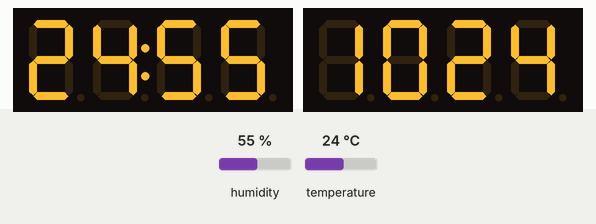
Simulated run of this program. Board: Arduino Nano, built for the host (arithmetic inside an expression is 32-bit, double 64-bit). Shown: 2 × 4-digit seven-segment display. The inputs (shaded band) are chosen by the test bench; at power-on: humidity 55 %, temperature 24 °C. The local clock reads 2024-03-15 10:24:30 at power-on unless the program sets it.

Above: at 5.8 s.
5.9 s: humidity set to 22 %
At 10.5 s:
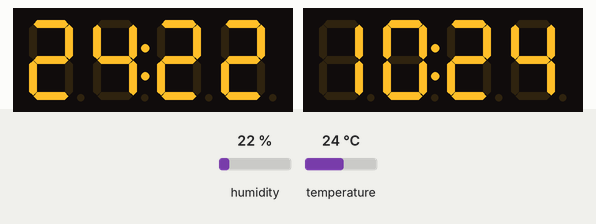
11.9 s: temperature set to 12 °C
At 15.5 s:
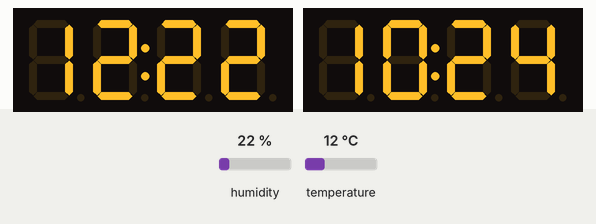
17.9 s: humidity set to 40 %
At 20.6 s:
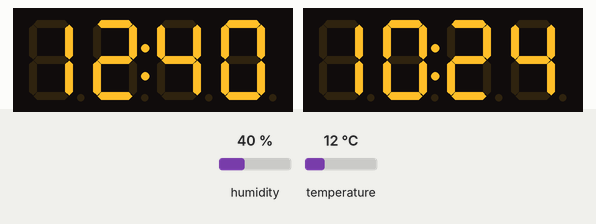
23.9 s: temperature set to 19 °C
At 25.6 s:
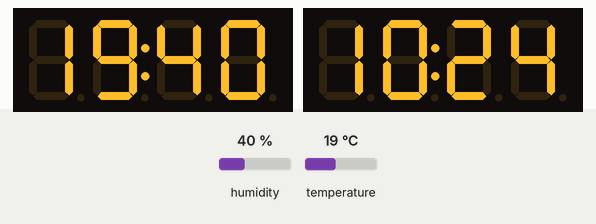
Timing chart, 0 to 27.1 s (numbered marks = the images above; inputs shaded):
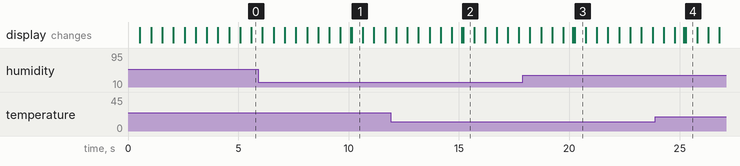

Measured:
- after the input at 5.9 s, the display: first differs from a run without the input after 4.2 s (image 1 shows a later state)
- after the input at 11.9 s, the display: first differs from a run without the input after 3.2 s (image 2 shows a later state)
- after the input at 17.9 s, the display: first differs from a run without the input after 2.2 s (image 3 shows a later state)

The program:

main.cpp
```cpp
#include <Arduino.h>
#include "DHT.h"
#include "GyverTM1637.h"
#include "microDS3231.h"

#define DHT_IN_DATA_PIN 2
#define DHT_TYPE DHT11

#define HT_OUT_CLK_PIN 11
#define HT_OUT_DIO_PIN 12

#define CLOCK_OUT_CLK_PIN 3
#define CLOCK_OUT_DIO_PIN 4

DHT dht(DHT_IN_DATA_PIN, DHT_TYPE);
GyverTM1637 htDisplay(HT_OUT_CLK_PIN, HT_OUT_DIO_PIN);
long lastHtCheckMS = 0;

MicroDS3231 rtc;
GyverTM1637 clockDisplay(CLOCK_OUT_CLK_PIN, CLOCK_OUT_DIO_PIN);
long lastClockCheckMS = 0;
bool clockPoint = true;

void showHTData(int t, int h)
{
  for (int i = 1; i >= 0; i--)
  {
    htDisplay.display(i, t % 10);
    t /= 10;
  }
  for (int i = 3; i >= 2; i--)
  {
    htDisplay.display(i, h % 10);
    h /= 10;
  }
  htDisplay.point(true);
}

void setup()
{
  Serial.begin(9600);

  dht.begin();

  htDisplay.clear();
  htDisplay.brightness(7);

  if (rtc.lostPower())
  {
    //rtc.setTime(COMPILE_TIME);
    rtc.setTime(0, 7, 15, 28, 06, 2021);
  }

  clockDisplay.clear();
  clockDisplay.brightness(7);
}

void loop()
{
  if (lastHtCheckMS == 0 || millis() - lastHtCheckMS > 5000)
  {
    float t = dht.readTemperature();
    float h = dht.readHumidity();
    if (!isnan(t) && !isnan(h))
    {
      showHTData(t, h);
    }
    lastHtCheckMS = millis();
  }

  if (lastClockCheckMS == 0 || millis() - lastClockCheckMS > 500)
  {
    clockDisplay.displayClock(rtc.getHours(), rtc.getMinutes());
    clockDisplay.point(clockPoint);
    clockPoint = !clockPoint;
    lastClockCheckMS = millis();
  }
}
```
